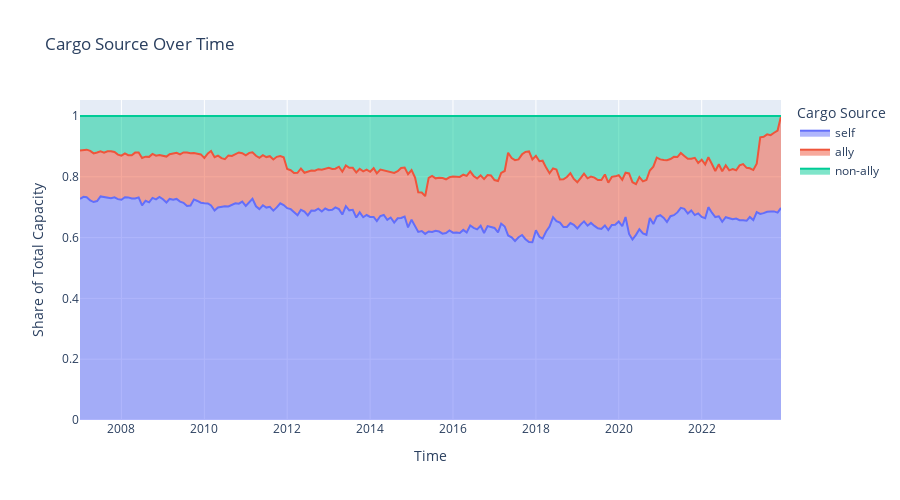

Write notebook code for a chart like this one.
### Code cell
df = (
    main_lf
    #get cargo source column
    .with_columns(
        pl.when(pl.col('primary_cargo')==1)
        .then(pl.lit('self'))
        .otherwise(
            pl.when(pl.col('alliance')==pl.col('owner_alliance'))
            .then(pl.lit('ally'))
            .otherwise(pl.lit('non-ally'))
        )
        .alias('cargo_source')
    )
    #group by source and year
    .group_by('cargo_source', 'month')
    .agg(
        pl.col('teus').sum()
    )
    .with_columns((pl.col('teus')/pl.col('teus').sum().over('month')).alias('prop_volume'))
    .cast({'cargo_source':pl.Utf8})
    .sort(by=['month'])
    .collect()
)

px.area(
    df.with_columns(pl.col('month').str.to_datetime('%Y%m')), x='month', y='prop_volume',
    color='cargo_source',
    color_discrete_map={
        'self':'#636EFA',
        'ally':'#EF553B',
        'non-ally':'#00CC96'
    },
    labels={
        'prop_volume':'Share of Total Capacity',
        'cargo_source':'Cargo Source',
        'month':'Time',
        'self':'Self',
        'ally':'Allies',
        'non-ally':'Others'
    },
    category_orders={
        'cargo_source':['self', 'ally', 'non-ally']
    },
    width=900,
    height=500,
    title='Cargo Source Over Time'
)

### Figure 1 — Plotly figure (JSON) as saved in the notebook; plotly's stock layout.template omitted (floating-point values rounded to 4 significant figures; data arrays with more than 128 entries replaced by an {"elided": "..."} marker saying what was removed)
{"data": [{"fillpattern": {"shape": ""}, "hovertemplate": "Cargo Source=self<br>Time=%{x}<br>Share of Total Capacity=%{y}<extra></extra>", "legendgroup": "self", "line": {"color": "#636EFA"}, "marker": {"symbol": "circle"}, "mode": "lines", "name": "self", "orientation": "v", "showlegend": true, "stackgroup": "1", "type": "scatter", "x": {"elided": "204 str values"}, "xaxis": "x", "y": {"elided": "204 float values"}, "yaxis": "y"}, {"fillpattern": {"shape": ""}, "hovertemplate": "Cargo Source=ally<br>Time=%{x}<br>Share of Total Capacity=%{y}<extra></extra>", "legendgroup": "ally", "line": {"color": "#EF553B"}, "marker": {"symbol": "circle"}, "mode": "lines", "name": "ally", "orientation": "v", "showlegend": true, "stackgroup": "1", "type": "scatter", "x": {"elided": "204 str values"}, "xaxis": "x", "y": {"elided": "204 float values"}, "yaxis": "y"}, {"fillpattern": {"shape": ""}, "hovertemplate": "Cargo Source=non-ally<br>Time=%{x}<br>Share of Total Capacity=%{y}<extra></extra>", "legendgroup": "non-ally", "line": {"color": "#00CC96"}, "marker": {"symbol": "circle"}, "mode": "lines", "name": "non-ally", "orientation": "v", "showlegend": true, "stackgroup": "1", "type": "scatter", "x": {"elided": "204 str values"}, "xaxis": "x", "y": {"elided": "204 float values"}, "yaxis": "y"}], "layout": {"height": 500, "legend": {"title": {"text": "Cargo Source"}, "tracegroupgap": 0}, "title": {"text": "Cargo Source Over Time"}, "width": 900, "xaxis": {"anchor": "y", "domain": [0, 1], "title": {"text": "Time"}}, "yaxis": {"anchor": "x", "domain": [0, 1], "title": {"text": "Share of Total Capacity"}}}}
